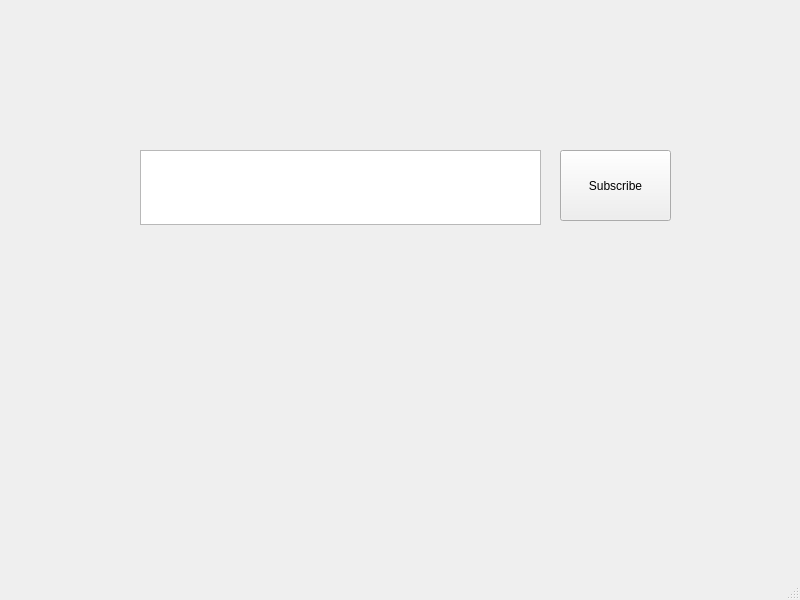
<?xml version="1.0" encoding="UTF-8"?>
<ui version="4.0">
 <class>MainWindow</class>
 <widget class="QMainWindow" name="MainWindow">
  <property name="geometry">
   <rect>
    <x>0</x>
    <y>0</y>
    <width>800</width>
    <height>600</height>
   </rect>
  </property>
  <property name="windowTitle">
   <string>MainWindow</string>
  </property>
  <widget class="QWidget" name="centralwidget">
   <widget class="QTextEdit" name="text">
    <property name="geometry">
     <rect>
      <x>140</x>
      <y>150</y>
      <width>401</width>
      <height>75</height>
     </rect>
    </property>
   </widget>
   <widget class="QPushButton" name="btn">
    <property name="geometry">
     <rect>
      <x>560</x>
      <y>150</y>
      <width>111</width>
      <height>71</height>
     </rect>
    </property>
    <property name="text">
     <string>Subscribe</string>
    </property>
   </widget>
  </widget>
  <widget class="QMenuBar" name="menubar">
   <property name="geometry">
    <rect>
     <x>0</x>
     <y>0</y>
     <width>800</width>
     <height>26</height>
    </rect>
   </property>
  </widget>
  <widget class="QStatusBar" name="statusbar"/>
 </widget>
 <resources/>
 <connections>
  <connection>
   <sender>btn</sender>
   <signal>clicked()</signal>
   <receiver>MainWindow</receiver>
   <slot>subscribe_btn()</slot>
   <hints>
    <hint type="sourcelabel">
     <x>642</x>
     <y>226</y>
    </hint>
    <hint type="destinationlabel">
     <x>626</x>
     <y>717</y>
    </hint>
   </hints>
  </connection>
 </connections>
 <slots>
  <slot>subscribe_btn()</slot>
 </slots>
</ui>
